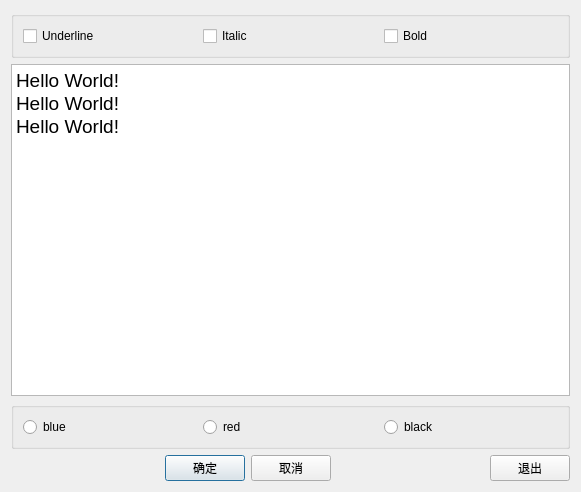
<?xml version="1.0" encoding="UTF-8"?>
<ui version="4.0">
 <class>Dialog</class>
 <widget class="QDialog" name="Dialog">
  <property name="geometry">
   <rect>
    <x>0</x>
    <y>0</y>
    <width>581</width>
    <height>492</height>
   </rect>
  </property>
  <property name="windowTitle">
   <string>Dialog</string>
  </property>
  <layout class="QVBoxLayout" name="verticalLayout">
   <item>
    <widget class="QGroupBox" name="groupBox">
     <property name="title">
      <string/>
     </property>
     <layout class="QHBoxLayout" name="horizontalLayout">
      <item>
       <widget class="QCheckBox" name="checkBoxUnderline">
        <property name="text">
         <string>Underline</string>
        </property>
       </widget>
      </item>
      <item>
       <widget class="QCheckBox" name="checkBoxItalic">
        <property name="text">
         <string>Italic</string>
        </property>
       </widget>
      </item>
      <item>
       <widget class="QCheckBox" name="checkBoxBold">
        <property name="text">
         <string>Bold</string>
        </property>
       </widget>
      </item>
     </layout>
    </widget>
   </item>
   <item>
    <widget class="QPlainTextEdit" name="plainTextEdit">
     <property name="font">
      <font>
       <pointsize>14</pointsize>
      </font>
     </property>
     <property name="plainText">
      <string>Hello World!
Hello World!
Hello World!</string>
     </property>
    </widget>
   </item>
   <item>
    <widget class="QGroupBox" name="groupBox_2">
     <property name="title">
      <string/>
     </property>
     <layout class="QHBoxLayout" name="horizontalLayout_2">
      <item>
       <widget class="QRadioButton" name="radioButtonBlue">
        <property name="text">
         <string>blue</string>
        </property>
       </widget>
      </item>
      <item>
       <widget class="QRadioButton" name="radioButtonRed">
        <property name="text">
         <string>red</string>
        </property>
       </widget>
      </item>
      <item>
       <widget class="QRadioButton" name="radioButtonBlack">
        <property name="text">
         <string>black</string>
        </property>
       </widget>
      </item>
     </layout>
    </widget>
   </item>
   <item>
    <layout class="QHBoxLayout" name="horizontalLayout_3">
     <item>
      <spacer name="horizontalSpacer_2">
       <property name="orientation">
        <enum>Qt::Horizontal</enum>
       </property>
       <property name="sizeHint" stdset="0">
        <size>
         <width>40</width>
         <height>20</height>
        </size>
       </property>
      </spacer>
     </item>
     <item>
      <widget class="QPushButton" name="pushButtonOK">
       <property name="text">
        <string>确定</string>
       </property>
      </widget>
     </item>
     <item>
      <widget class="QPushButton" name="pushButtonCancle">
       <property name="text">
        <string>取消</string>
       </property>
      </widget>
     </item>
     <item>
      <spacer name="horizontalSpacer">
       <property name="orientation">
        <enum>Qt::Horizontal</enum>
       </property>
       <property name="sizeHint" stdset="0">
        <size>
         <width>40</width>
         <height>20</height>
        </size>
       </property>
      </spacer>
     </item>
     <item>
      <widget class="QPushButton" name="pushButtonQuit">
       <property name="text">
        <string>退出</string>
       </property>
      </widget>
     </item>
    </layout>
   </item>
  </layout>
 </widget>
 <resources/>
 <connections>
  <connection>
   <sender>pushButtonOK</sender>
   <signal>clicked()</signal>
   <receiver>Dialog</receiver>
   <slot>accept()</slot>
   <hints>
    <hint type="sourcelabel">
     <x>209</x>
     <y>470</y>
    </hint>
    <hint type="destinationlabel">
     <x>290</x>
     <y>245</y>
    </hint>
   </hints>
  </connection>
  <connection>
   <sender>pushButtonCancle</sender>
   <signal>clicked()</signal>
   <receiver>Dialog</receiver>
   <slot>reject()</slot>
   <hints>
    <hint type="sourcelabel">
     <x>290</x>
     <y>470</y>
    </hint>
    <hint type="destinationlabel">
     <x>290</x>
     <y>245</y>
    </hint>
   </hints>
  </connection>
  <connection>
   <sender>pushButtonQuit</sender>
   <signal>clicked()</signal>
   <receiver>Dialog</receiver>
   <slot>close()</slot>
   <hints>
    <hint type="sourcelabel">
     <x>533</x>
     <y>470</y>
    </hint>
    <hint type="destinationlabel">
     <x>290</x>
     <y>245</y>
    </hint>
   </hints>
  </connection>
 </connections>
</ui>
